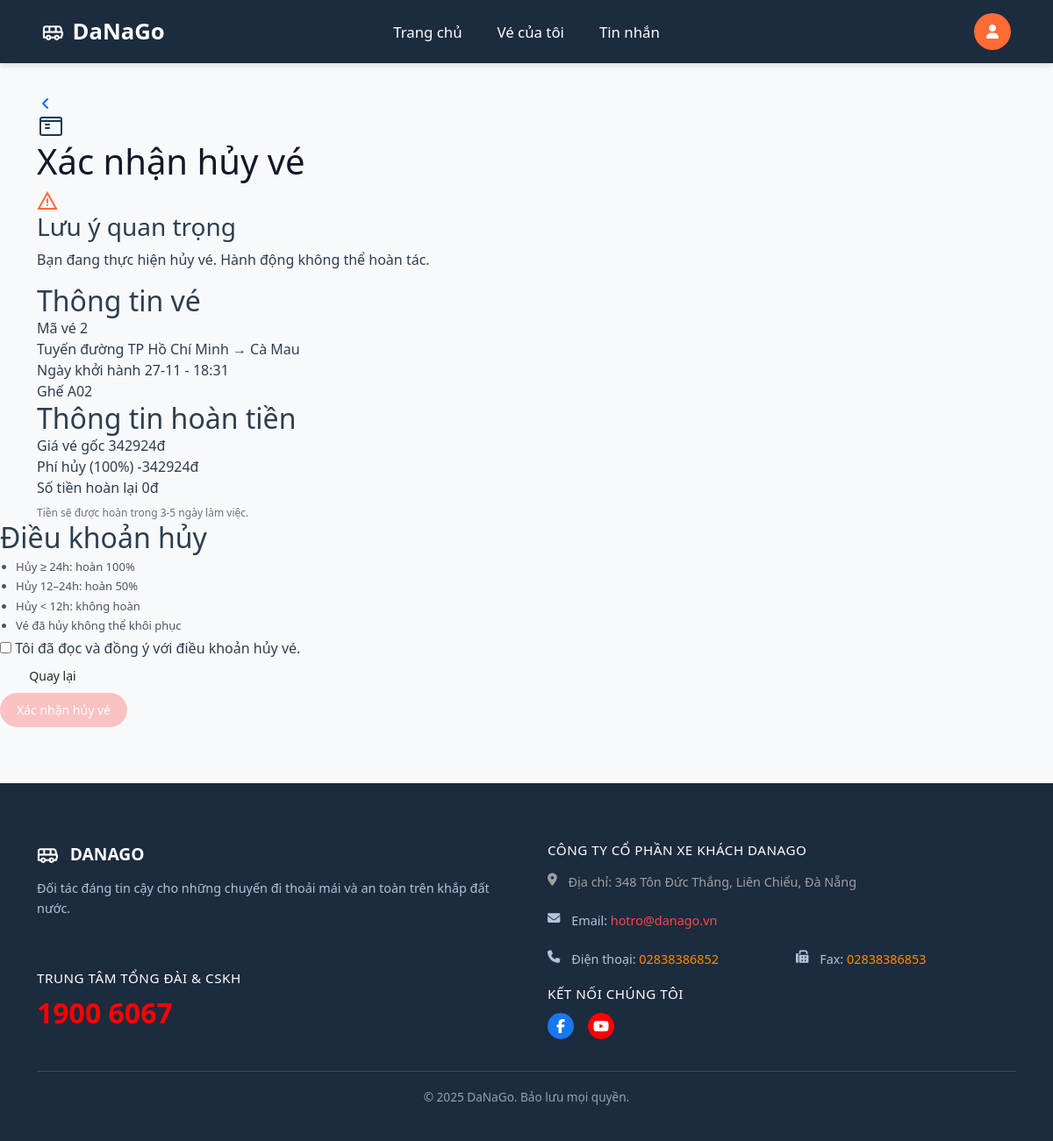
/ticket/2/cancel/ (signed in), run on the app's committed database.
### bustk/models.py (models this page shows, shortened)
class Ticket(models.Model):
    STATUS_CHOICES = [
        ('upcoming', 'Sắp đi'),
        ('completed', 'Đã đi'),
        ('cancelled', 'Đã hủy'),
    ]
    user = models.ForeignKey(
        settings.AUTH_USER_MODEL,
        on_delete=models.CASCADE,
        related_name="tickets",
    )
    trip = models.ForeignKey(
        Trip,
        on_delete=models.CASCADE,
        null=True, blank=True,  # 👈 thêm 2 flag này
    )
    seat_number = models.CharField(max_length=5)
    status = models.CharField(max_length=20, choices=STATUS_CHOICES, default='upcoming')
    booking_date = models.DateTimeField(auto_now_add=True)
    payment_order = models.ForeignKey(
        'PaymentOrder',
        null=True, blank=True,
        on_delete=models.SET_NULL,
        related_name='tickets'
    )
    reminder_30m_sent = models.BooleanField(default=False)
    started_notified = models.BooleanField(default=False)
    completed_notified = models.BooleanField(default=False)

class PaymentOrder(models.Model):
    STATUS_CHOICES = [
        ("pending", "Đang chờ thanh toán"),
        ("paid", "Đã thanh toán"),
        ("expired", "Hết hạn"),
    ]
    user = models.ForeignKey(
        settings.AUTH_USER_MODEL,
        on_delete=models.CASCADE,
        related_name="payment_orders",
    )
    trip = models.ForeignKey(Trip, on_delete=models.SET_NULL, null=True, blank=True)
    seats = models.CharField(max_length=200)          # VD: "A01,A02,B03"
    amount = models.IntegerField()                    # tổng tiền (đ)
    status = models.CharField(max_length=20, choices=STATUS_CHOICES, default="pending")
    ticket_code = models.CharField(max_length=20, unique=True)  # dùng để nhét vào nội dung chuyển khoản / addInfo
    created_at = models.DateTimeField(auto_now_add=True)
    paid_at = models.DateTimeField(null=True, blank=True)
    from_location = models.CharField(max_length=100, blank=True)
    to_location = models.CharField(max_length=100, blank=True)
    depart_date = models.CharField(max_length=20, blank=True)  # vd: 27-11
    depart_time = models.CharField(max_length=10, blank=True)
    price_each = models.IntegerField(default=0)

### bustk/views.py (the view, shortened to what this page needs)
# urls.py: path('ticket/<int:ticket_id>/cancel/', views.cancel_ticket, name='cancel_ticket'),
@login_required(login_url='login')
def cancel_ticket(request, ticket_id):
    ticket = get_object_or_404(Ticket, id=ticket_id, user=request.user)
    if ticket.status != "upcoming":
        messages.error(request, "Chỉ có thể hủy những vé ở mục 'Sắp đi'.")
        return redirect("my_tickets")
    order = ticket.payment_order
    trip = ticket.trip
    departure_dt = None
    if trip and getattr(trip, "departure_time", None):
        departure_dt = trip.departure_time
    elif order and order.trip and getattr(order.trip, "departure_time", None):
        trip = order.trip
        departure_dt = order.trip.departure_time
    elif order and order.depart_date and order.depart_time:
        try:
            raw = f"{order.depart_date} {order.depart_time}"  # "27-11 06:32"
            year = order.created_at.year
            naive = datetime.strptime(raw, "%d-%m %H:%M")
            naive = naive.replace(year=year)
            tz = timezone.get_current_timezone()
            departure_dt = tz.localize(naive)
        except Exception:
            departure_dt = None
    seat_price = 0
    if trip and getattr(trip, "price", None) is not None:
        seat_price = int(trip.price)
    elif order:
        if getattr(order, "price_each", None):
            seat_price = int(order.price_each)
        else:
            try:
                seats = [s.strip() for s in order.seats.split(",") if s.strip()]
                seat_count = max(len(seats), 1)
                seat_price = int(order.amount / seat_count)
            except Exception:
                seat_price = int(order.amount)
    diff_hours = None
    refund_percent = 0
    fee_percent = 100 - refund_percent
    refund_fee = round(seat_price * fee_percent / 100) if seat_price else 0
    refund_amount = max(seat_price - refund_fee, 0)
    context = {
        "ticket": ticket,
        "trip": trip,
        "order": order,
        "seat_price": int(seat_price),
        "diff_hours": round(diff_hours, 1) if diff_hours is not None else None,
        "refund_percent": refund_percent,
        "fee_percent": fee_percent,
        "refund_amount": int(refund_amount),
        "refund_fee": int(refund_fee),
        "can_cancel": True,   # phương án B: luôn cho hủy
    }
    return render(request, "ticket/cancel_ticket.html", context)

### bustk/templates/ticket/cancel_ticket.html (shortened to what this page needs)
{% extends "ticket/base.html" %}
{% load static %}
{% block extra_css %}
<link rel="stylesheet" href="{% static 'css/cancel_ticket.css' %}">
{% endblock %}
{% block content %}
<div class="cancel-confirmation-container">
    <div class="cancel-header">
        <a href="{% url 'my_tickets' %}" class="btn-back">
            <svg width="20" height="20" viewBox="0 0 20 20" fill="none">
                <path d="M12 5L7 10L12 15" stroke="currentColor"
                      stroke-width="2" stroke-linecap="round" stroke-linejoin="round"/>
            </svg>
        </a>
        <div class="header-title">
            <svg width="32" height="32" viewBox="0 0 32 32" fill="none" class="header-icon">
                <rect x="4" y="6" width="24" height="20" rx="2" stroke="#1a3a52" stroke-width="2"/>
                <path d="M4 10H28M10 14H14M10 18H14" stroke="#1a3a52"
                      stroke-width="2" stroke-linecap="round"/>
            </svg>
            <h1>Xác nhận hủy vé</h1>
        </div>
    </div>
    <div class="warning-card">
        <div class="warning-icon">
            <svg width="24" height="24">
                <path d="M12 2L2 20h20L12 2z" stroke="#ff6b35" stroke-width="2" fill="none"/>
                <path d="M12 9v4M12 16h.01" stroke="#ff6b35" stroke-width="2" stroke-linecap="round"/>
            </svg>
        </div>
        <div class="warning-content">
            <h3 class="warning-title">Lưu ý quan trọng</h3>
            <p class="warning-text">Bạn đang thực hiện hủy vé. Hành động không thể hoàn tác.</p>
        </div>
    </div>
    <div class="info-card">
    <h2 class="card-title">Thông tin vé</h2>
    <div class="info-grid">
        <div class="info-row">
            <span class="info-label">Mã vé</span>
            <span class="info-value">{{ ticket.id }}</span>
        </div>
        <div class="info-row">
            <span class="info-label">Tuyến đường</span>
            <span class="info-value">
                {% if trip and trip.departure_location and trip.arrival_location %}
                    {{ trip.departure_location }} → {{ trip.arrival_location }}
                {% elif order and order.from_location %}
                    {{ order.from_location }} → {{ order.to_location }}
                {% else %}
                    -
                {% endif %}
            </span>
        </div>
        <div class="info-row">
            <span class="info-label">Ngày khởi hành</span>
            <span class="info-value">
                {% if trip and trip.departure_time %}
                    {{ trip.departure_time|date:"d/m/Y" }} - {{ trip.departure_time|date:"H:i" }}
                {% elif order and order.depart_date %}
                    {{ order.depart_date }}{% if order.depart_time %} - {{ order.depart_time }}{% endif %}
                {% else %}
                    -
                {% endif %}
            </span>
        </div>
        <div class="info-row">
            <span class="info-label">Ghế</span>
            <span class="info-value">{{ ticket.seat_number }}</span>
        </div>
    </div>
</div>
</div>
    <div class="info-card">
        <h2 class="card-title">Thông tin hoàn tiền</h2>
        <div class="info-row">
    <span class="info-label">Giá vé gốc</span>
    <span class="info-value">{{ seat_price|floatformat:0 }}đ</span>
</div>
<div class="info-row">
    <span class="info-label">Phí hủy ({{ fee_percent }}%)</span>
    <span class="info-value danger">-{{ refund_fee|floatformat:0 }}đ</span>
</div>
<div class="refund-highlight">
    <span class="info-label">Số tiền hoàn lại</span>
    <span class="refund-amount">{{ refund_amount|floatformat:0 }}đ</span>
</div>
        </div>
        <p class="refund-note">Tiền sẽ được hoàn trong 3-5 ngày làm việc.</p>
    </div>
    <div class="info-card">
        <h2 class="card-title">Điều khoản hủy</h2>
        <ul class="terms-list">
            <li><div class="term-bullet"></div>Hủy ≥ 24h: hoàn 100%</li>
            <li><div class="term-bullet"></div>Hủy 12–24h: hoàn 50%</li>
            <li><div class="term-bullet"></div>Hủy < 12h: không hoàn</li>
            <li><div class="term-bullet"></div>Vé đã hủy không thể khôi phục</li>
        </ul>
    </div>
    <div class="agreement-card">
        <label class="checkbox-label">
            <input type="checkbox" id="agree_checkbox">
            <span>
                Tôi đã đọc và đồng ý với điều khoản hủy vé.
            </span>
        </label>
    </div>
    <div class="action-buttons">
        <a href="{% url 'my_tickets' %}" class="btn btn-outline">Quay lại</a>
        <form method="POST" action="{% url 'cancel_ticket' ticket.id %}" id="cancel_form">
    <button type="submit" class="btn btn-danger" id="confirm_btn" disabled>
        Xác nhận hủy vé
    </button>
</form>
    </div>
{% endblock %}

### bustk/templates/ticket/base.html (shortened to what this page needs)
{% load static %}
<!DOCTYPE html>
<html lang="vi">
<head>
    <link href="https://cdnjs.cloudflare.com/ajax/libs/bootstrap/5.3.0/css/bootstrap.min.css" rel="stylesheet">
    <link href="https://cdnjs.cloudflare.com/ajax/libs/font-awesome/6.4.0/css/all.min.css" rel="stylesheet">
    <link rel="stylesheet"
      href="https://netdna.bootstrapcdn.com/font-awesome/3.2.1/css/font-awesome.css">
    {% block extra_css %}{% endblock %}
</head>
<body>
    <nav class="navbar navbar-expand-lg">
        <div class="container-fluid px-4 px-lg-5">
            <a class="navbar-brand" href="/">
                <img src="{% static 'img/img.png' %}" alt="DaNaGo Logo" style="height: 25px; width: auto;"> DaNaGo
            </a>
            <div class="nav-center">
                <a class="nav-link {% if request.resolver_match.url_name == 'index' %}active{% endif %}" href="/">Trang chủ</a>
                <a class="nav-link {% if request.resolver_match.url_name == 'my_tickets' %}active{% endif %}" href="/my-tickets">Vé của tôi</a>
                <a class="nav-link {% if request.resolver_match.url_name == 'message_list' %}active{% endif %}" href="/messages">Tin nhắn</a>
            </div>
            <div style="position: relative;">
                <div class="user-avatar" onclick="toggleUserMenu(event)">
                    <i class="fas fa-user"></i>
                </div>
            </div>
        </div>
    </nav>
    <main class="container-main">
        <div class="container">
            {% block content %}{% endblock %}
    </main>
    <footer>
        <div class="container">
            <div class="footer-container">
                <div class="footer-left">
                    <div class="footer-section">
                        <div class="footer-logo">
                            <img src="{% static 'img/img.png' %}" alt="DaNaGo Logo" style="height: 25px; width: auto;">
                            <span class="footer-logo-text">DANAGO</span>
                        </div>
                        <p>Đối tác đáng tin cậy cho những chuyến đi thoải mái
                            và an toàn trên khắp đất nước.</p>
                    </div>
                    <div class="footer-section">
                        <h5>TRUNG TÂM TỔNG ĐÀI & CSKH</h5>
                        <p class="hotline-number">1900 6067</p>
                    </div>
                </div>
                <div>
                    <div class="footer-section">
                        <h5>CÔNG TY CỔ PHẦN XE KHÁCH DANAGO</h5>
                        <div class="company-info">
                            <p class="address"><i class="fas fa-map-marker-alt"></i> <span>Địa chỉ: 348 Tôn Đức Thắng, Liên Chiểu, Đà Nẵng</span></p>
                            <p class="email"><i class="fas fa-envelope"></i> <span>Email: <a href="mailto:hotro@danago.vn">hotro@danago.vn</a></span></p>
                            <div class="phone-fax-container">
                                <p><i class="fas fa-phone"></i> <span>Điện thoại: <a href="tel:02838386852">02838386852</a></span></p>
                                <p><i class="fas fa-fax"></i> <span>Fax: <a href="tel:02838386853">02838386853</a></span></p>
                            </div>
                        </div>
                    </div>
                    <div class="footer-section">
                        <h5>KẾT NỐI CHÚNG TÔI</h5>
                        <div class="social-links">
                            <a href="#" title="Facebook" class="facebook"><i class="fab fa-facebook-f"></i></a>
                            <a href="#" title="YouTube" class="youtube"><i class="fab fa-youtube"></i></a>
                        </div>
                    </div>
                </div>
            </div>
            <div class="footer-bottom">
                <p>&copy; 2025 DaNaGo. Bảo lưu mọi quyền.</p>
            </div>
        </div>
    </footer>
</body>
</html>

### data on the page
Ticket: id "2", seat_number "A02"
PaymentOrder: from_location "TP Hồ Chí Minh", to_location "Cà Mau", depart_date "27-11", depart_time "18:31"

### other printed values
{{ seat_price|floatformat:0 }} "342924"
{{ fee_percent }} "100"
{{ refund_fee|floatformat:0 }} "342924"
{{ refund_amount|floatformat:0 }} "0"
